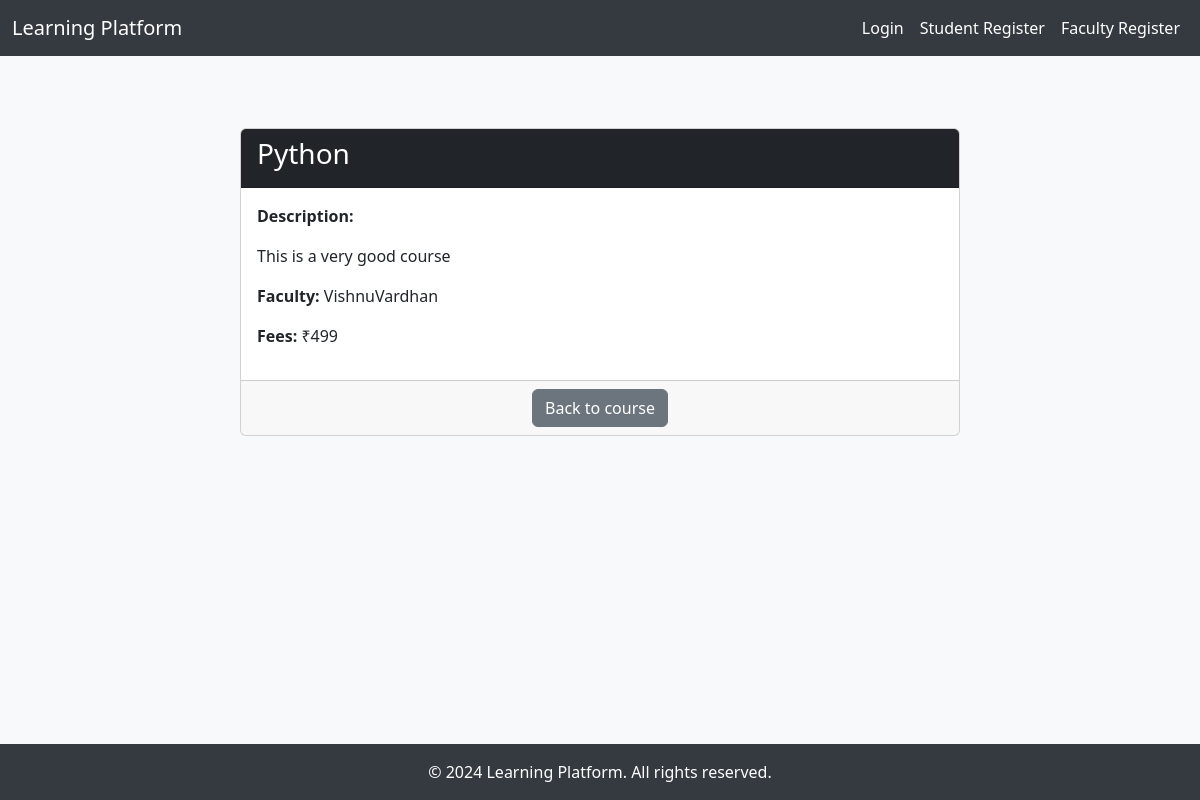
Page /detail_view/23/ on the committed database.
### courses/models.py (models this page shows, shortened)
class Course(models.Model):
    name = models.CharField(max_length=255)
    description = models.TextField()
    faculty = models.CharField(max_length=30)
    fees = models.IntegerField(null=True)

### courses/views.py (the view)
# urls.py: path('detail_view/<int:course_id>/', views.detail_view, name='detail_view'),
def detail_view(request, course_id):
    course = Course.objects.get(id = course_id)
    return render(request, 'course_detail.html', {'course': course})

### courses/templates/course_detail.html (shortened to what this page needs)
{% extends 'base.html' %}
{% block content %}
<div class="container mt-4">
    <div class="row">
        <div class="col-md-8 offset-md-2">
            <div class="card">
                <div class="card-header bg-dark text-white">
                    <h3>{{ course.name }}</h3>
                </div>
                <div class="card-body">
                    <p><strong>Description:</strong></p>
                    <p>{{ course.description }}</p>
                    <p><strong>Faculty:</strong> {{ course.faculty }}</p>
                    <p><strong>Fees:</strong> ₹{{ course.fees }}</p>
                </div>
                <div class="card-footer text-center">
                    <a href="{% if user.is_student %}{% url 'student_dashboard' name=user.username %}{% elif user.is_faculty %}{% url 'faculty_dashboard' name=user.username %}{% endif %}" class="btn btn-secondary">Back to course</a>
                    </div>
            </div>
        </div>
    </div>
</div>
{% endblock %}

### courses/templates/base.html (style rules this page uses)
body { background-color: #f8f9fa; display: flex; flex-direction: column; min-height: 100vh; }
.container { flex: 1; }

### rows in the picture
Course: name "Python", description "This is a very good course", faculty "VishnuVardhan", fees "499"
